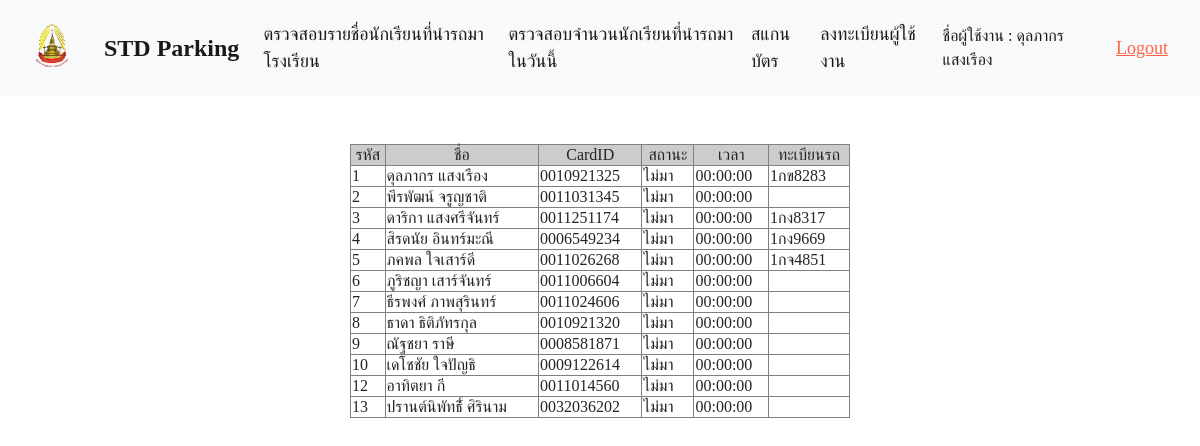
/shownamesd.php (signed in), run on the app's committed database.
### tables this page shows
CREATE TABLE `sd` (
  `ID_SD` int(5) NOT NULL,
  `NAME_SD` varchar(50) NOT NULL,
  `CardID` varchar(20) NOT NULL,
  `Status` varchar(5) NOT NULL,
  `Time` varchar(10) NOT NULL,
  `License` varchar(8) NOT NULL
);

### shownamesd.php (the view, shortened to what this page needs)
<html>
<head>
</head>
<body>
<?php
include('connection.php');
	if(isset($_SESSION['Account']))
	{
		$user = $_SESSION['Account'];
		$q = "SELECT * FROM admin WHERE User_admin = '".$user."'";
		$result = $conn->query($q);
		$data = mysqli_fetch_array($result);
	}
	?>
<link rel="stylesheet" href="https://stackpath.bootstrapcdn.com/bootstrap/4.3.1/css/bootstrap.min.css">
<nav class="navbar navbar-expand-lg navbar-light bg-light">
<nav class="navbar navbar-light bg-light">
  <a class="navbar-brand" href="http://www.chiangkham.ac.th/">
    <img src="logockw.gif" width="40" height="50" class="d-inline-block align-top" alt="">
  </a>
</nav>
  <a class="navbar-brand" href="index2.php"><b><font face="Bangna new" size="+2">STD Parking</font></b></a>
  <div class="collapse navbar-collapse" id="navbarText">
    <ul class="navbar-nav">
      <li class="nav-item active">
        <a class="nav-link" href="shownamesd.php"><font face="Bangna new" size="+1">ตรวจสอบรายชื่อนักเรียนที่นำรถมาโรงเรียน </font><span class="sr-only">(current)</span></a>
      </li>
      <li class="nav-item active">
        <a class="nav-link" href="showsdtoday.php"><font face="Bangna new" size="+1">ตรวจสอบจำนวนนักเรียนที่นำรถมาในวันนี้ </font><span class="sr-only">(current)</span></a>
      </li>
      <li class="nav-item active">
        <a class="nav-link" href="scancard.php"><font face="Bangna new" size="+1">สแกนบัตร </font><span class="sr-only">(current)</span></a>
      </li>
            <li class="nav-item active">
        <a class="nav-link" href="regiscard.php"><font face="Bangna new" size="+1">ลงทะเบียนผู้ใช้งาน </font><span class="sr-only">(current)</span></a>
      </li>
    </ul>
    <li class="navbar-text">
      <a class="nav-link"><font face="Bangna new"><?php echo "ชื่อผู้ใช้งาน : " . $data['Name_admin']; ?></font></a>
    </li>
        <li class="navbar-text">
      <a class="nav-link" href="Logout.php"><font face="Bangna new" color="#FF6347" size="+1"><u>Logout</u></font></a>
    </li>
  </div>
</nav>
<br><br>
<div><font face="Bangna new" size="+1">
<?php
$query = "SELECT * FROM sd ORDER BY ID_SD asc" or die("Error:" . mysqli_error());
$result = mysqli_query($conn, $query);
echo "<table border='1' align='center' width='500'>";
echo "<tr align='center' bgcolor='#CCCCCC'><td>รหัส</td><td>ชื่อ</td><td>CardID</td><td>สถานะ</td><td>เวลา</td><td>ทะเบียนรถ</td>";
while($row = mysqli_fetch_array($result)) {
  echo "<tr align='center bgcolor='#CCCCCC'>";
  echo "<td>" .$row["ID_SD"] .  "</td> ";
  echo "<td>" .$row["NAME_SD"] .  "</td> ";
  echo "<td>" .$row["CardID"] .  "</td> ";
  echo "<td>" .$row["Status"] .  "</td> ";
  echo "<td>" .$row["Time"] .  "</td> ";
  echo "<td>" .$row["License"] . "</td>";
}
echo "</table>";
?>
</div>
</body>
</html>

### data on the page
sd: ID_SD "1", NAME_SD "ดุลภากร แสงเรือง", CardID "0010921325", Status "ไม่มา", Time "00:00:00", License "1กข8283"
sd: ID_SD "2", NAME_SD "พีรพัฒน์ จรูญชาติ", CardID "0011031345", Status "ไม่มา", Time "00:00:00"
sd: ID_SD "3", NAME_SD "ดาริกา แสงศรีจันทร์", CardID "0011251174", Status "ไม่มา", Time "00:00:00", License "1กง8317"
sd: ID_SD "4", NAME_SD "สิรดนัย อินทร์มะณี", CardID "0006549234", Status "ไม่มา", Time "00:00:00", License "1กง9669"
sd: ID_SD "5", NAME_SD "ภคพล ใจเสาร์ดี", CardID "0011026268", Status "ไม่มา", Time "00:00:00", License "1กจ4851"
sd: ID_SD "6", NAME_SD "ภูริชญา เสาร์จันทร์", CardID "0011006604", Status "ไม่มา", Time "00:00:00"
sd: ID_SD "7", NAME_SD "ธีรพงศ์ ภาพสุรินทร์", CardID "0011024606", Status "ไม่มา", Time "00:00:00"
sd: ID_SD "8", NAME_SD "ธาดา ธิติภัทรกุล", CardID "0010921320", Status "ไม่มา", Time "00:00:00"
sd: ID_SD "9", NAME_SD "ณัฐชยา ราษี", CardID "0008581871", Status "ไม่มา", Time "00:00:00"
sd: ID_SD "10", NAME_SD "เดโชชัย ใจปัญธิ", CardID "0009122614", Status "ไม่มา", Time "00:00:00"
sd: ID_SD "12", NAME_SD "อาทิตยา กี", CardID "0011014560", Status "ไม่มา", Time "00:00:00"
sd: ID_SD "13", NAME_SD "ปรานต์นิพัทธิ์์์ ศิรินาม", CardID "0032036202", Status "ไม่มา", Time "00:00:00"

### other printed values
$data['Name_admin'] "ดุลภากร แสงเรือง"
